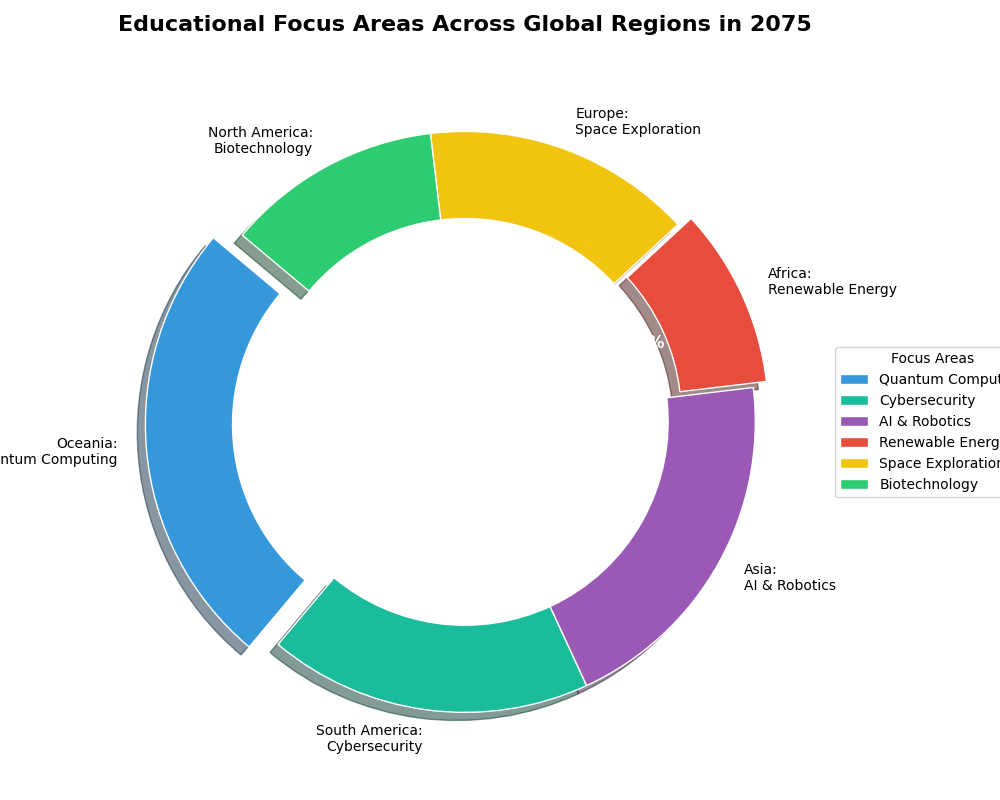

The script that drew this image:
import matplotlib.pyplot as plt
import numpy as np

# Data for educational focuses in different regions
regions = ['Oceania', 'South America', 'Asia', 'Africa', 'Europe', 'North America']
educational_focuses = ['Quantum Computing', 'Cybersecurity', 'AI & Robotics', 'Renewable Energy', 'Space Exploration', 'Biotechnology']
percentages = [25, 18, 20, 10, 15, 12]

colors = ['#3498DB', '#1ABC9C', '#9B59B6', '#E74C3C', '#F1C40F', '#2ECC71']

explode = [0.1 if perc == max(percentages) else 0.05 if perc == min(percentages) else 0 for perc in percentages]

fig, ax = plt.subplots(figsize=(10, 8), subplot_kw=dict(aspect="equal"))

wedges, texts, autotexts = ax.pie(
    percentages,
    explode=explode,
    colors=colors,
    autopct='%1.1f%%',
    startangle=140,
    wedgeprops=dict(width=0.3, edgecolor='w'),
    shadow=True
)

for i, text in enumerate(texts):
    txt = f"{regions[i]}:\n{educational_focuses[i]}"
    text.set_text(txt)
    text.set_size(10)
    text.set_color('black')

plt.setp(autotexts, size=12, weight='bold', color='white')

centre_circle = plt.Circle((0,0), 0.70, fc='white')
ax.add_artist(centre_circle)

ax.set_title("Educational Focus Areas Across Global Regions in 2075", fontsize=16, fontweight='bold', pad=20)

ax.legend(wedges, educational_focuses, title="Focus Areas", loc="center left", bbox_to_anchor=(1, 0, 0.5, 1))

plt.tight_layout()

plt.show()
